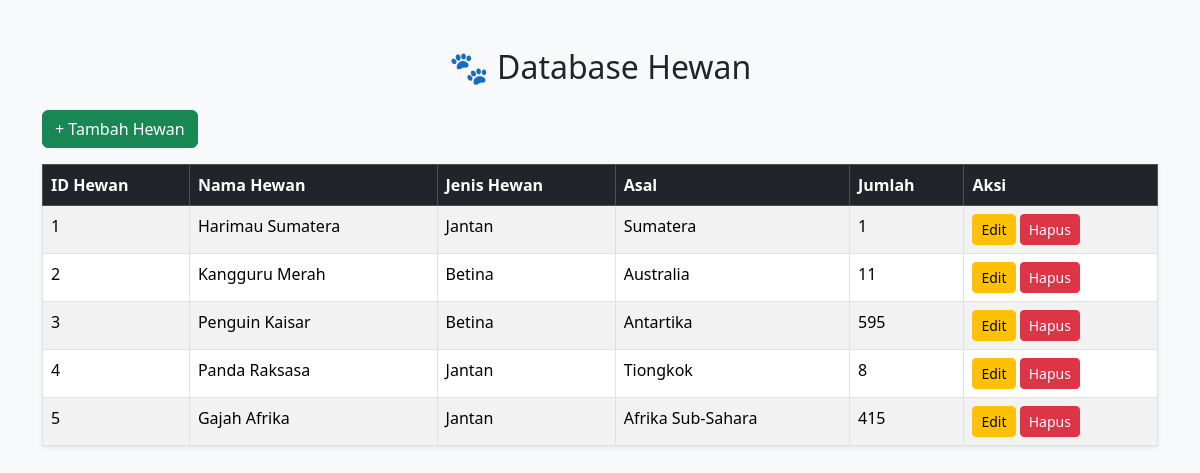
The page / on the database its author committed.
### tables this page shows
CREATE TABLE `hewan1` (
  `id_hewan` int(11) NOT NULL,
  `nama_hewan` varchar(25) NOT NULL,
  `jenis_hewan` varchar(25) NOT NULL,
  `asal` text NOT NULL,
  `jumlah` int(25) NOT NULL
);

### index.php (the view, shortened to what this page needs)
<?php include 'config.php'; ?>
<!DOCTYPE html>
<html lang="id">
<head>
  <link href="https://cdn.jsdelivr.net/npm/bootstrap@5.3.3/dist/css/bootstrap.min.css" rel="stylesheet">
</head>
<body class="bg-light">
<div class="container mt-5">
  <h2 class="mb-4 text-center">🐾 Database Hewan</h2>
  <a href="tambah.php" class="btn btn-success mb-3">+ Tambah Hewan</a>
  <table class="table table-bordered table-striped shadow-sm">
    <thead class="table-dark">
      <tr>
        <th>ID Hewan</th>
        <th>Nama Hewan</th>
        <th>Jenis Hewan</th>
        <th>Asal</th>
        <th>Jumlah</th>
        <th>Aksi</th>
      </tr>
    </thead>
    <tbody>
      <?php
      $result = $conn->query("SELECT * FROM hewan1");
      if ($result->num_rows > 0) {
        while ($row = $result->fetch_assoc()) {
          echo "<tr>
                  <td>".$row['id_hewan']."</td>
                  <td>".$row['nama_hewan']."</td>
                  <td>".$row['jenis_hewan']."</td>
                  <td>".$row['asal']."</td>
                  <td>".$row['jumlah']."</td>
                  <td>
                    <a href='edit.php?id=".$row['id_hewan']."' class='btn btn-warning btn-sm'>Edit</a>
                    <a href='hapus.php?id=".$row['id_hewan']."' class='btn btn-danger btn-sm' onclick='return confirm(\"Yakin hapus data?\")'>Hapus</a>
                  </td>
                </tr>";
        }
      } else {
        echo "<tr><td colspan='6' class='text-center'>Data kosong</td></tr>";
      }
      ?>
    </tbody>
  </table>
</div>
</body>
</html>

### rows shown on the page
hewan1: id_hewan "1", nama_hewan "Harimau Sumatera", jenis_hewan "Jantan", asal "Sumatera", jumlah "1"
hewan1: id_hewan "2", nama_hewan "Kangguru Merah", jenis_hewan "Betina", asal "Australia", jumlah "11"
hewan1: id_hewan "3", nama_hewan "Penguin Kaisar", jenis_hewan "Betina", asal "Antartika", jumlah "595"
hewan1: id_hewan "4", nama_hewan "Panda Raksasa", jenis_hewan "Jantan", asal "Tiongkok", jumlah "8"
hewan1: id_hewan "5", nama_hewan "Gajah Afrika", jenis_hewan "Jantan", asal "Afrika Sub-Sahara", jumlah "415"
